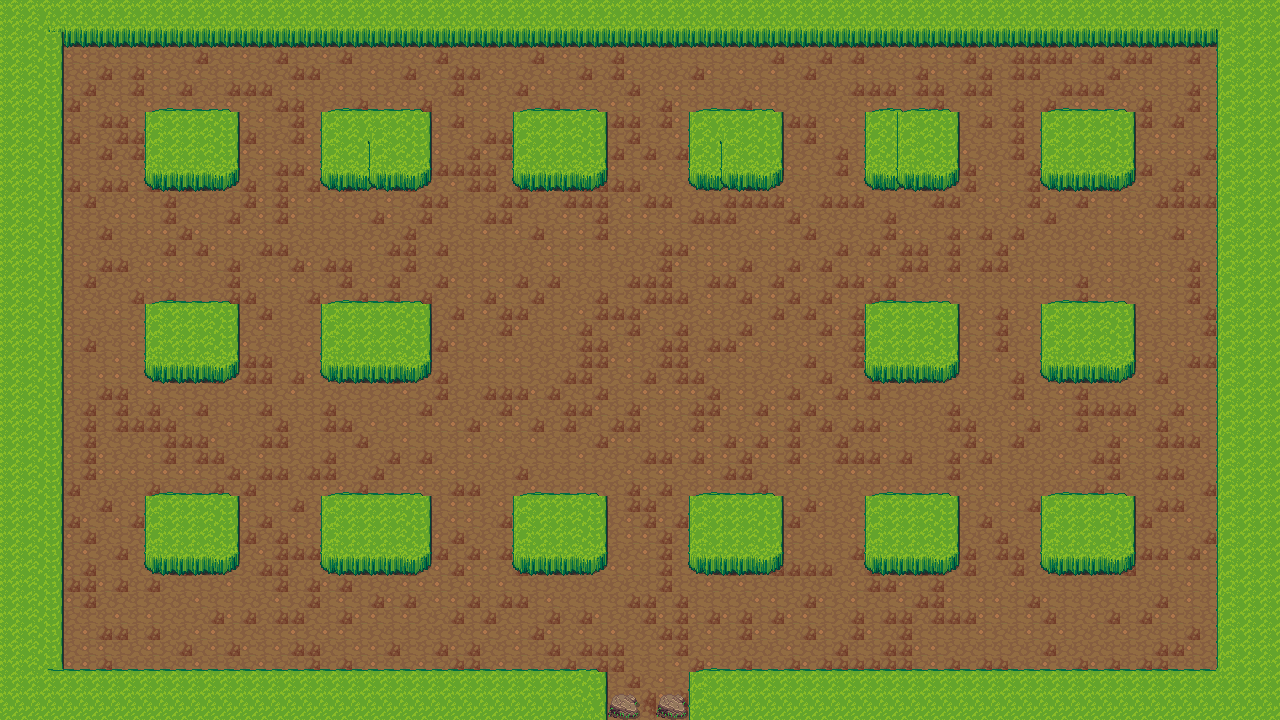

A 2D game scene composited from a Tiled map and its tileset images. What follows is a short description and the map's XML, with each tile layer's data collapsed to a summary:
An orthogonal 80x45 tile map with 16x16 px tiles, 4 tile layers (Tile Layer 2, Tile Layer 1, Tile Layer 3, bush), 2 tilesets and 26 objects (21x wall, map11, playerfrommap16, bushb, wormboss, ...).

<map version="1.2" tiledversion="1.2.2" orientation="orthogonal" renderorder="right-down" width="80" height="45" tilewidth="16" tileheight="16" infinite="0" nextlayerid="9" nextobjectid="30">
 <tileset firstgid="1" source="LPC_Terrain/Terrain.tsx" />
 <tileset firstgid="1025" source="gfx/objects.tsx" />
 <layer id="2" name="Tile Layer 2" width="80" height="45">
  <data>[3600 cells, 3597 non-empty, 1 distinct tile ids]</data>
 </layer>
 <layer id="1" name="Tile Layer 1" width="80" height="45">
  <data>[3600 cells, 3600 non-empty, 6 distinct tile ids]</data>
 </layer>
 <layer id="3" name="Tile Layer 3" width="80" height="45">
  <data>[3600 cells, 1150 non-empty, 13 distinct tile ids]</data>
 </layer>
 <layer id="4" name="bush" width="80" height="45">
  <data>[3600 cells, 8 non-empty, 4 distinct tile ids]</data>
 </layer>
 <objectgroup id="5" name="Object Layer 1" visible="0">
  <object id="1" name="wall" x="-8" y="686" width="592" height="36" />
  <object id="2" name="wall" x="0" y="-16" width="50" height="754" />
  <object id="3" name="wall" x="-20" y="-34" width="1334" height="52" />
  <object id="4" name="wall" x="1230" y="-56" width="136" height="802" />
  <object id="5" name="wall" x="714" y="688" width="596" height="86" />
  <object id="6" name="wall" x="162" y="126" width="58" height="32" />
  <object id="7" name="wall" x="156" y="316" width="68" height="38" />
  <object id="8" name="wall" x="162" y="506" width="62" height="42" />
  <object id="9" name="wall" x="338" y="316" width="72" height="42" />
  <object id="10" name="wall" x="338" y="124" width="78" height="36" />
  <object id="11" name="wall" x="342" y="508" width="66" height="40" />
  <object id="12" name="wall" x="530" y="130" width="64" height="30" />
  <object id="13" name="wall" x="706" y="128" width="60" height="34" />
  <object id="14" name="wall" x="884" y="126" width="60" height="36" />
  <object id="15" name="wall" x="1058" y="126" width="58" height="32" />
  <object id="16" name="wall" x="1058" y="322" width="62" height="28" />
  <object id="17" name="wall" x="882" y="320" width="54" height="30" />
  <object id="18" name="wall" x="530" y="510" width="62" height="38" />
  <object id="19" name="wall" x="700" y="514" width="68" height="30" />
  <object id="20" name="wall" x="882" y="514" width="64" height="28" />
  <object id="21" name="wall" x="1058" y="514" width="60" height="30" />
 </objectgroup>
 <objectgroup id="6" name="Object Layer 2" visible="0">
  <object id="22" name="map11" x="610" y="712" width="76" height="22" />
  <object id="23" name="playerfrommap16" x="630" y="594" width="16" height="20" />
 </objectgroup>
 <objectgroup id="7" name="bushb" visible="0">
  <object id="26" name="bushb" x="580" y="688" width="132" height="18" />
 </objectgroup>
 <objectgroup id="8" name="Object Layer 4" visible="0">
  <object id="27" name="wormboss" x="642" y="300" width="66" height="52" />
  <object id="28" name="sword" x="592" y="488" width="112" height="42" />
 </objectgroup>
</map>
